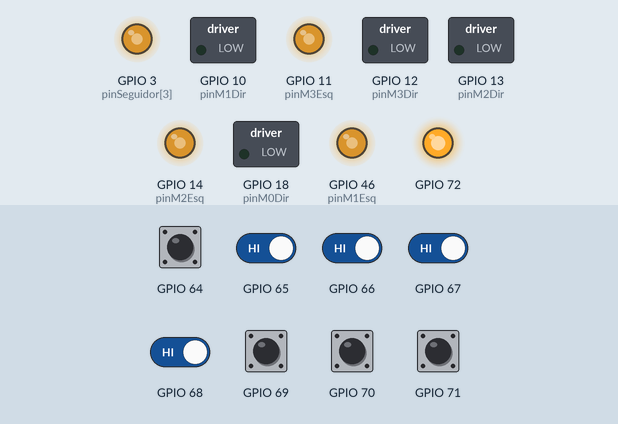
The program below on a simulated ESP32-S3. On the bench: switched loads named in the program (green lamp = pin HIGH), output pins drawn as LEDs (lit = HIGH). The test bench sets the inputs (shaded band); at power-on: GPIO 64–71 HIGH.

Above: at 1.2 s.
1.3 s: GPIO 64 pulled LOW for 0.15 s
At 2.4 s:
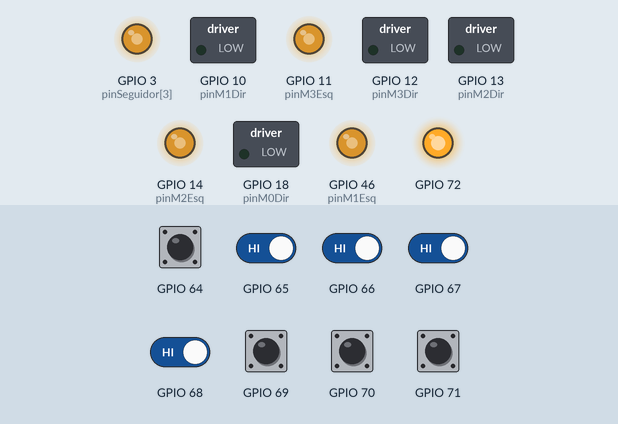
2.9 s: GPIO 71 pulled LOW for 1 s
At 3.7 s:
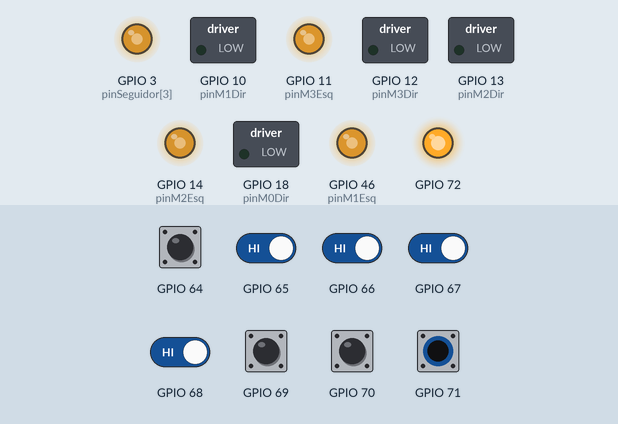
5.4 s: GPIO 64 pulled LOW for 1 s
At 6.1 s:
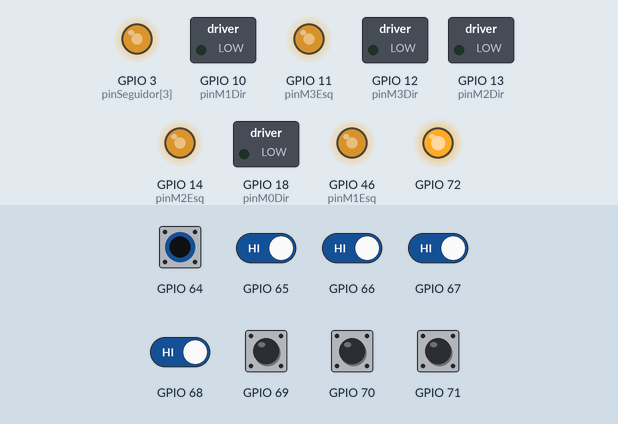
7.9 s: GPIO 64 driven LOW and GPIO 65 driven LOW and GPIO 66 driven LOW and GPIO 67 driven LOW and GPIO 68 driven LOW
At 8.27 s:
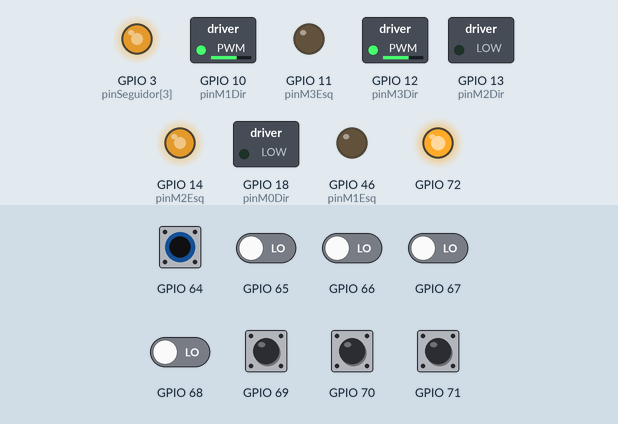
10.9 s: GPIO 64 driven HIGH
At 12.6 s:
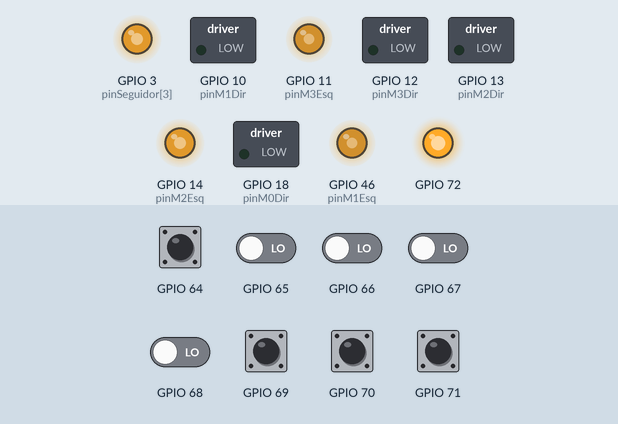
13.9 s: GPIO 65 driven HIGH
At 14.9 s:
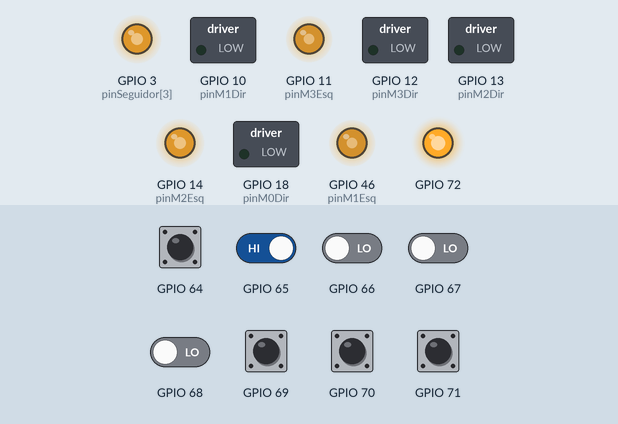
Timing chart, 0 to 16.4 s (numbered marks = the images above; inputs shaded):
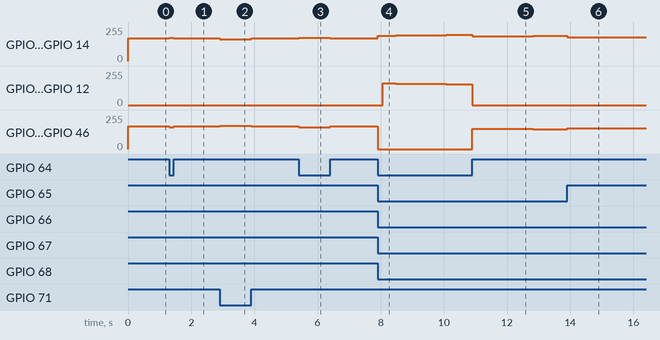

Measured:
- after the input at 1.3 s, GPIO 3 (pinSeguidor[3]), GPIO 14 (pinM2Esq): 169/255 → 173/255 at once, → 169/255 0.15 s later; GPIO 11 (pinM3Esq), GPIO 46 (pinM1Esq): 169/255 → 164/255 at once, → 169/255 0.15 s later
- after the input at 2.9 s, GPIO 3 (pinSeguidor[3]), GPIO 14 (pinM2Esq): 169/255 → 164/255 at once, → 169/255 1.0 s later; GPIO 11 (pinM3Esq), GPIO 46 (pinM1Esq): 169/255 → 173/255 at once, → 169/255 1.0 s later
- after the input at 5.4 s, GPIO 3 (pinSeguidor[3]), GPIO 14 (pinM2Esq): 169/255 → 173/255 at once, → 169/255 1.0 s later; GPIO 11 (pinM3Esq), GPIO 46 (pinM1Esq): 169/255 → 164/255 at once, → 169/255 1.0 s later
- after the input at 7.9 s, GPIO 3 (pinSeguidor[3]): moves from 169/255 to 198/255 over 3.0 s, starting at once; GPIO 10 (pinM1Dir): 0/255 → 162/255 after 0.17 s, → 161/255 0.40 s later, → 160/255 0.40 s later, → 159/255 0.40 s later, … (8 changes in this stretch)
- after the input at 10.9 s, GPIO 11 (pinM3Esq), GPIO 46 (pinM1Esq): 0/255 → 152/255 at once, → 151/255 0.92 s later, → 150/255 1.0 s later, → 149/255 1.0 s later
- after the input at 13.9 s, GPIO 10 (pinM1Dir), GPIO 12 (pinM3Dir): stays 0/255 (without the input it goes to 162/255 after 1.9 s); GPIO 11 (pinM3Esq), GPIO 46 (pinM1Esq): 149/255 → 157/255 at once

The program:

main.cpp
```cpp
#include <Arduino.h>
#include <Adafruit_MCP23X17.h>

//-----------------------INSTANCIAS DE OBJETOS--------------------
Adafruit_MCP23X17 mcp;

//------------------------DEFINICOES------------------------------
#define pinM0Dir 18
#define pinM0Esq 3
#define pinM1Dir 10
#define pinM1Esq 46
#define pinM2Dir 13
#define pinM2Esq 14
#define pinM3Dir 12
#define pinM3Esq 11

#define I2C_SDA 8
#define I2C_SCL 9

#define Freq_PWM 20000  //frequencia do PWM 20hz
#define Resol_PWM 8     //resolucao do PWM em 8bits, de 0 ~ 255

#define pinSeguidorHabilitado 8 //habilita os leds infrasvermelhos do sensor
#define erroLinha INT16_MAX

const uint8_t pinMotor[4][2] =
{
  {pinM0Esq, pinM0Dir},
  {pinM1Esq, pinM1Dir},
  {pinM2Esq, pinM2Dir},
  {pinM3Esq, pinM3Dir}
};

const uint8_t pinSeguidor[8] = {0,1,2,3,4,5,6,7};

const uint8_t chMotor[4][2] =
{
  {0,1},
  {2,3},
  {4,5},
  {6,7}
};

//-------------------------------PROTOTIPOS----------------------
void iniciarSeguidorLinha();
void confMotores();
uint8_t lerSeguidorLinha();
float calculaErroLinha(uint8_t mascara);
uint8_t porcentagemPWM(uint8_t velocidade);
void acionarMotor(int indiceMotor, int velocidadePercentual);
void acionaRodasOmini(float vx, float vy, float omega);
void pararTodosMotores();
float atualizarPID(float erro, float dt);

//-------------------------------VARIAVEIS------------------------------
float kp = 4.0f;
float ki = 0.5f;
float kd = 1.2f;
float velocidadeFrente = 20.0f;
float omegaMax = 40.0f;
float erroAnterior = 0.0f;
float integralAcumulada = 0.0f;
uint32_t instanteAnteriorMs = 0;


void setup()
{
 Serial.begin(115200);
 iniciarSeguidorLinha();
 confMotores();
}

void loop()
{
 uint32_t agoraMs = millis();
 float dt = (agoraMs - instanteAnteriorMs) / 1000.0f;
 instanteAnteriorMs = agoraMs;

 uint8_t mascara = lerSeguidorLinha();
 int erro = calculaErroLinha(mascara);

 if (erro == erroLinha)  //nao identificou nenhuma linha
 {
  acionaRodasOmini(0.0f, 10.0f, erroAnterior > 0 ? 12.0f : -12.0f);
  return;
 }

 float omega = atualizarPID((float)erro, dt);
 acionaRodasOmini(0.0f, velocidadeFrente, omega);
}


void iniciarSeguidorLinha()
{
  for (char i = 0; i <= 7; i++)
    mcp.pinMode(pinSeguidor[i], INPUT);

  mcp.pinMode(pinSeguidorHabilitado, OUTPUT);
  mcp.digitalWrite(pinSeguidorHabilitado, HIGH);
}

void confMotores()
{
  for (char i = 0; i < 4; i++)
    for (char j = 0; j < 2; j++)
    {
      pinMode(pinMotor[i][j], OUTPUT);
      ledcSetup(chMotor[i][j], Freq_PWM, Resol_PWM);
      ledcAttachPin(pinMotor[i][j], chMotor[i][j]);
      ledcWrite(chMotor[i][j], 0);
    }
}

uint8_t lerSeguidorLinha()
{
 uint8_t gpa = mcp.readGPIOA();
 return gpa;
}

float calculaErroLinha(uint8_t mascara)
{
  if (mascara == 0)
    return erroLinha;

  const int pesos[8] = {-7, -5, -3, -1, 1, 3, 5, 7};
  int somaPesos = 0;
  int contarLinha = 0;

  for (char i = 0; i < 8; i++)
  {
    if (mascara & (1 << i))  //avalia bit a bit qual eh 1
    {
      //se o bit i for 1
      somaPesos += pesos[i];
      contarLinha++;
    }
  }
  return(float)somaPesos/contarLinha;
}

uint8_t porcentagemPWM(uint8_t velocidade) //velocidade de 0% ~ 100%
{
  return velocidade != 0
  ? map(velocidade, 1, 100, 150, 255)  //se nao for zero
  : 0;                                // se for zero
}

void acionarMotor(int indiceMotor, int velocidadePercentual)
{
  uint8_t dutyCicle = porcentagemPWM(velocidadePercentual);
  if (velocidadePercentual >= 0)
  {
    ledcWrite(chMotor[indiceMotor][0], dutyCicle);
    ledcWrite(chMotor[indiceMotor][1], 0);
  }
  else
  {
    ledcWrite(chMotor[indiceMotor][0], 0);
    ledcWrite(chMotor[indiceMotor][1], dutyCicle);
  }
}

void acionaRodasOmini(float vx, float vy, float omega)
{
  float v[4];
  v[0] = vy + vx + omega;
  v[1] = vy - vx - omega;
  v[2] = vy - vx + omega;
  v[3] = vy + vx - omega;
                                                                                          //max retorna o maior entre dois numeros
  float maiorVelocidade = max(max(fabs(v[0]), fabs(v[1])), max(fabs(v[2]), fabs(v[3]))); //fabs eh o modulo de um float -> valor negativo vira positivo


  //verifica se a maior velocidade eh maior que 100, e ajusta todas as outras proporcionalmente
  if(maiorVelocidade > 100.0f)
    for (int i = 0; i < 4; i++)
     v[i] = (v[i] / maiorVelocidade) * 100.0f;

  for (int i = 0; i < 4; i++)
    acionarMotor(i, (int)roundf(v[i]));
}


//parar todos os motores
void pararTodosMotores()
{
  for (char i = 0; i < 4; i++)
  {
    ledcWrite(chMotor[i][0], 0);
    ledcWrite(chMotor[i][1], 0);
  }
}

float atualizarPID(float erro, float dt)
{
  integralAcumulada += erro * dt;
  const float limiteIntegral = 100.0f / max(0.001f, ki);

  //* limita o valor maximo da integral entre +- 100.000
  integralAcumulada = constrain(integralAcumulada, -limiteIntegral, limiteIntegral);

  float derivada = (erro - erroAnterior) / max(dt, 0.001f);
  erroAnterior = erro;

  float omega = kp * erro + ki * integralAcumulada + kd * derivada;
  omega = constrain (omega, -omegaMax, omegaMax);

  return omega;
}
```
